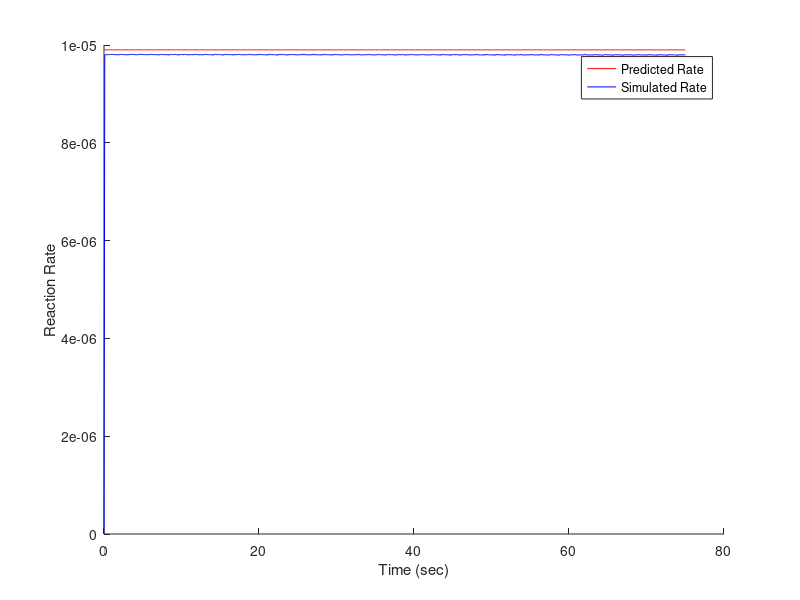
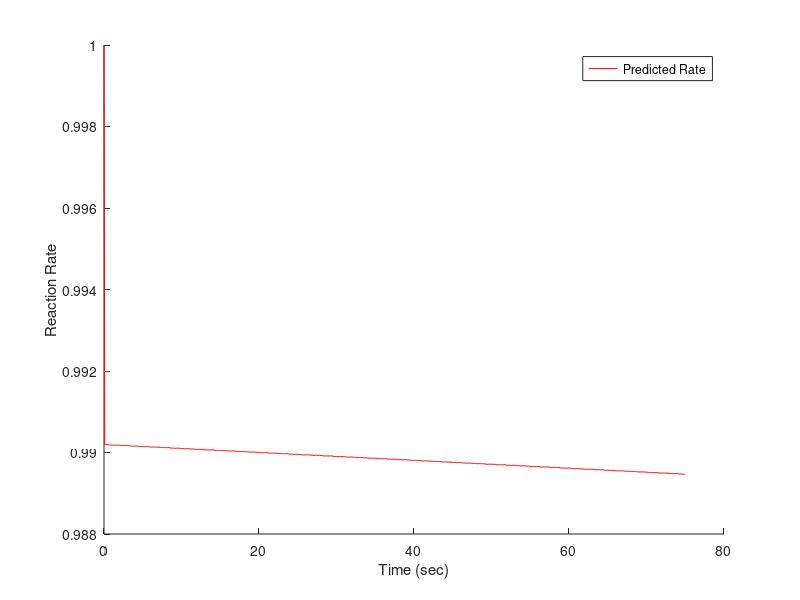

MATLAB code for these plots, in order:
%% Block 1 - Define the rate constants
kf=1;
kr=100;
kcat=0.001;
Km = (kr + kcat)/kf   %replace with the appropriate expression to compute Km

%% Block 2 - Use the Michaelis-Menten equation to predict the rate of product formation
S=1;
E=1;
vmax=kcat*E %fill in the correct equation for vmax (you can check the lecture slides if you need to
v_predicted=kcat*[(E*S)/(S + Km)] %fill in the correct equation for the reaction rate (the Michaelis-Menten Equation)

%% Block 3 - Define the differential equations
tspan = 0:0.1:75;
dy = @(t,y) [-kf*y(1)*y(2) + kr*y(3);
    -kf*y(1)*y(2) + kcat*y(3) + kr*y(3);
    kf*y(1)*y(2) - kcat*y(3) - kr*y(3)]

%% Block 4 - Define the initial conditions and solve the differential equations
% Define the initial conditions
y0 = [1 1 0]; % [S E ES]

% Michaelis-Menten approximation:
vmax = kcat*y0(2);
v_pred = vmax * y0(1) / (y0(1) + Km)

% Solve the differential equations to compute the concentrations of S, E,
% and ES over time:
[t,y] = ode45(dy,tspan,y0);

%% Block 5 - Plot the results
figure; hold on; 
plot(t,ones(size(t))*v_pred,'red');
plot(t,kcat*y(:,3),'blue');
xlabel('Time (sec)');
ylabel('Reaction Rate');
legend({'Predicted Rate','Simulated Rate'});

%% Block 6 - Plot the [S] over time
figure; hold on; 
plot(t,y(:,1),'red');
xlabel('Time (sec)');
ylabel('Reaction Rate');
legend({'Predicted Rate','Simulated Rate'});
